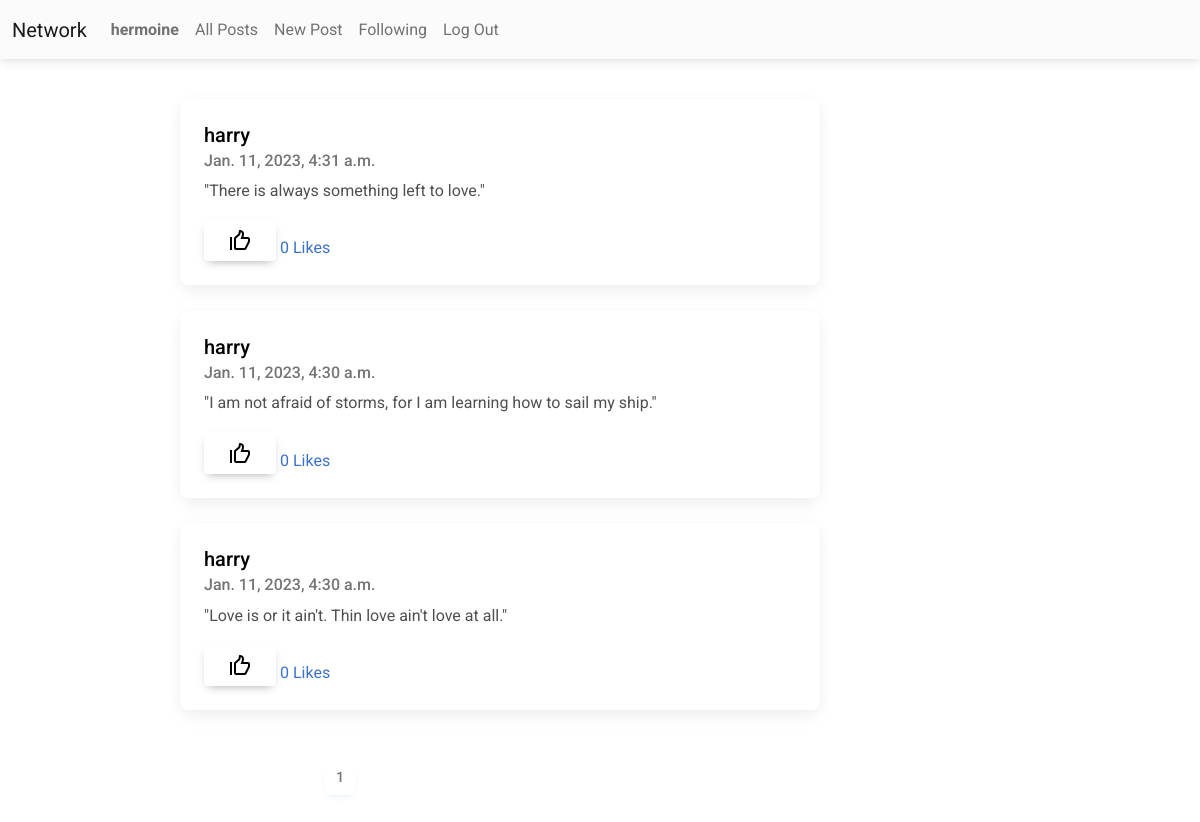
The page /followingfeed/ (signed in) on the database as committed earlier.
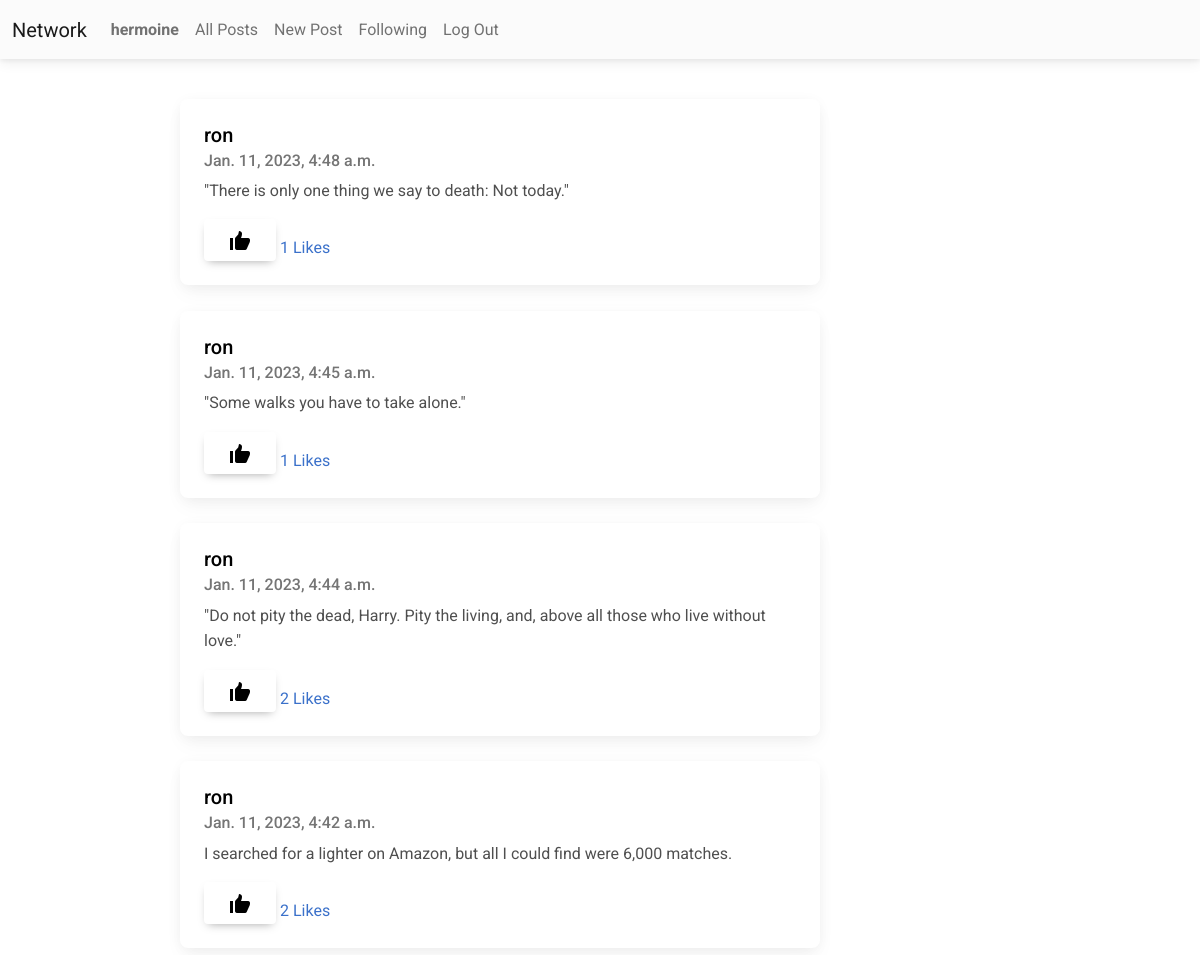
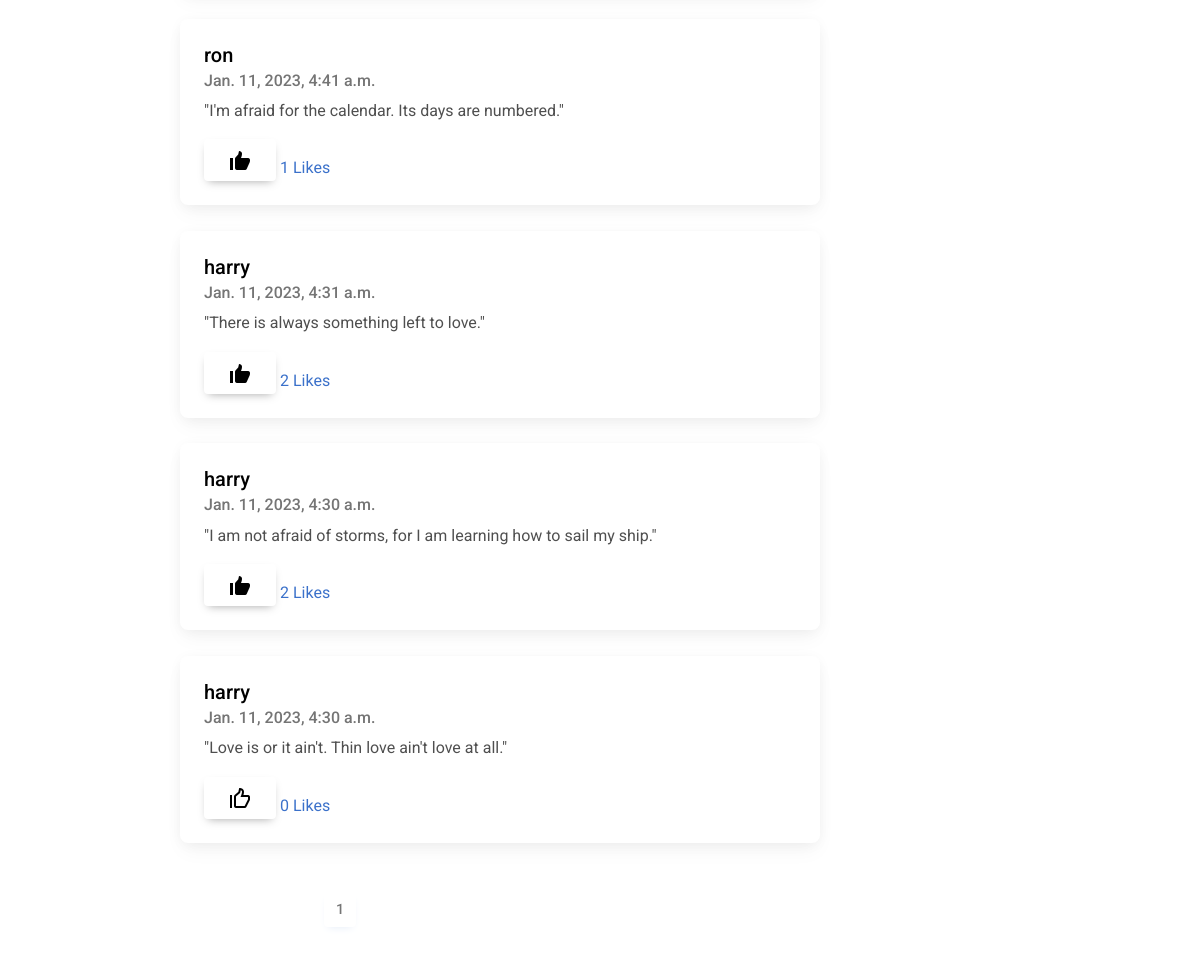
The same page on the database as committed later (2 pictures, top to bottom).
### network/models.py (models this page shows, shortened)
class User(AbstractUser):
    followers = models.ManyToManyField("User", blank=True, related_name="user_following")
    following = models.ManyToManyField("User", blank=True, related_name="user_followers")

class Post(models.Model):
    id = models.AutoField(primary_key=True)
    user = models.ForeignKey(User, on_delete=models.CASCADE, related_name="posts")
    content = models.TextField(blank=True)
    likes = models.ManyToManyField(User, blank=True, related_name="liked_posts")
    timestamp = models.DateTimeField(auto_now_add=True)

### followingfeed/views.py (the view)
# urls.py: path("", views.following_feed, name="followingfeed"),
@login_required(login_url=LOGIN_REDIRECT_URL)
def following_feed(request):
    user = request.user
    following= user.following.all()
    posts= Post.objects.filter(user__in= following).order_by('-timestamp')
    paginator = Paginator(posts, 10)
    page_number = request.GET.get('page')
    page_obj = paginator.get_page(page_number)
    total_pages = range(1, paginator.num_pages+1)
    return render(request, 'followingfeed/followingfeed.html', {'page_obj': page_obj, 'total_pages': total_pages})

### followingfeed/templates/followingfeed/followingfeed.html (shortened to what this page needs)
{% extends "network/layout.html" %}
{% load static %}
{% block body %}
    <div class="spacing">
        {% for post in page_obj %}
        <div class="card">
            <div class="card-body">
                <a class="post_user" href="{% url 'profile' post.user %}"><h5 class="card-title">{{post.user}}</h5></a>
                <h6 class="card-subtitle mb-2 text-muted">{{ post.timestamp }}</h6>
                <p class="card-text">{{ post.content }}</p>
                {% if user in post.likes.all %}
                    <input id="like-{{post.pk}}" type="image" data-postid={{post.pk}} data-status="liked" src="{% static 'network/img/liked.png' %}" class="like btn">
                {% else %}
                    <input id="like-{{post.pk}}" type="image" data-postid={{post.pk}} data-status="unliked" src="{% static 'network/img/unliked.png' %}" class="like btn">
                {% endif %}
                <a href="#" id="nooflikes-{{post.pk}}" class="card-link">
                    {{ post.likes.all.count }} Likes &nbsp
                </a>
            </div>
        </div>
        <br>
        {% endfor %}
        <nav id="pagination">
            <ul class="pagination">
                {% for page in total_pages %}
                    {% if page_obj.number == page %}
                        <li class="page-item active disabled"><a class="page-link" href="#">{{ page }}</a></li>
                    {% else %}
                        <li class="page-item"><a class="page-link" href="?page={{page}}">{{ page }}</a></li>
                    {% endif %}
                {% endfor %}
            </ul>
        </nav>
    </div>
{% endblock %}

### network/templates/network/layout.html (shortened to what this page needs)
{% load static  %}
<!DOCTYPE html>
<html lang="en">
    <head>
        <link
        href="https://cdnjs.cloudflare.com/ajax/libs/font-awesome/6.0.0/css/all.min.css"
        rel="stylesheet"
        />
        <link
        href="https://cdnjs.cloudflare.com/ajax/libs/mdb-ui-kit/6.0.1/mdb.min.css"
        rel="stylesheet"
        />
        <link href="{% static 'network/styles.css' %}" rel="stylesheet">
    </head>
    <body>
        {% include 'network/navbar.html' %}
        <div class="body">
            {% block body %}
            {% endblock %}
        </div>
    </body>
</html>

### network/templates/network/navbar.html (shortened to what this page needs)
<nav class="navbar navbar-expand-lg navbar-light bg-light">
    <div class="container-fluid">
        <a class="navbar-brand" href="{% url 'index' %}">Network</a>
        <div class="collapse navbar-collapse" id="navbarNav">
        <ul class="navbar-nav">
            {% if user.is_authenticated %}
                <li class="nav-item">
                    <a class="nav-link" href="{% url 'profile' user.username %}"><strong>{{ user.username }}</strong></a>
                </li>
            {% endif %}
            <li class="nav-item">
            <a class="nav-link" href="{% url 'index' %}">All Posts</a>
            </li>
            {% if user.is_authenticated %}
                <li class="nav-item">
                    <a class="nav-link" href="{% url 'newpost' %}">New Post</a>
                </li>
                <li class="nav-item">
                    <a class="nav-link" href="{% url 'followingfeed' %}">Following</a>
                </li>
                <li class="nav-item">
                    <a class="nav-link" href="{% url 'logout' %}">Log Out</a>
                </li>
            {% endif %}
        </ul>
        </div>
    </div>
  </nav>

### network/static/network/styles.css (style rules this page uses)
.spacing { margin: 5vh 15vw; }
.card { width: 40rem; }
.post_user { text-decoration: none; color: #000; }
#pagination { text-align: center; align-items: center; margin: 3vh 12vw; }

Rows that differ between the two databases and show on the page:
added Post: user "ron", timestamp "Jan. 11, 2023, 4:48 a.m.", content "\"There is only one thing we say to death: Not today.\"", likes.all.count "1"
added Post: user "ron", timestamp "Jan. 11, 2023, 4:45 a.m.", content "\"Some walks you have to take alone.\"", likes.all.count "1"
added Post: user "ron", timestamp "Jan. 11, 2023, 4:44 a.m.", content "\"Do not pity the dead, Harry. Pity the living, and, above all those who live without love.\"", likes.all.count "2"
added Post: user "ron", timestamp "Jan. 11, 2023, 4:42 a.m.", content "I searched for a lighter on Amazon, but all I could find were 6,000 matches.", likes.all.count "2"
added Post: user "ron", timestamp "Jan. 11, 2023, 4:41 a.m.", content "\"I'm afraid for the calendar. Its days are numbered.\"", likes.all.count "1"
computed for Post "Jan. 11, 2023, 4:31 a.m.": likes.all.count "0" → "2"
computed for Post "\"I am not afraid of storms, for I am learning how to sail my ship.\"": likes.all.count "0" → "2"
